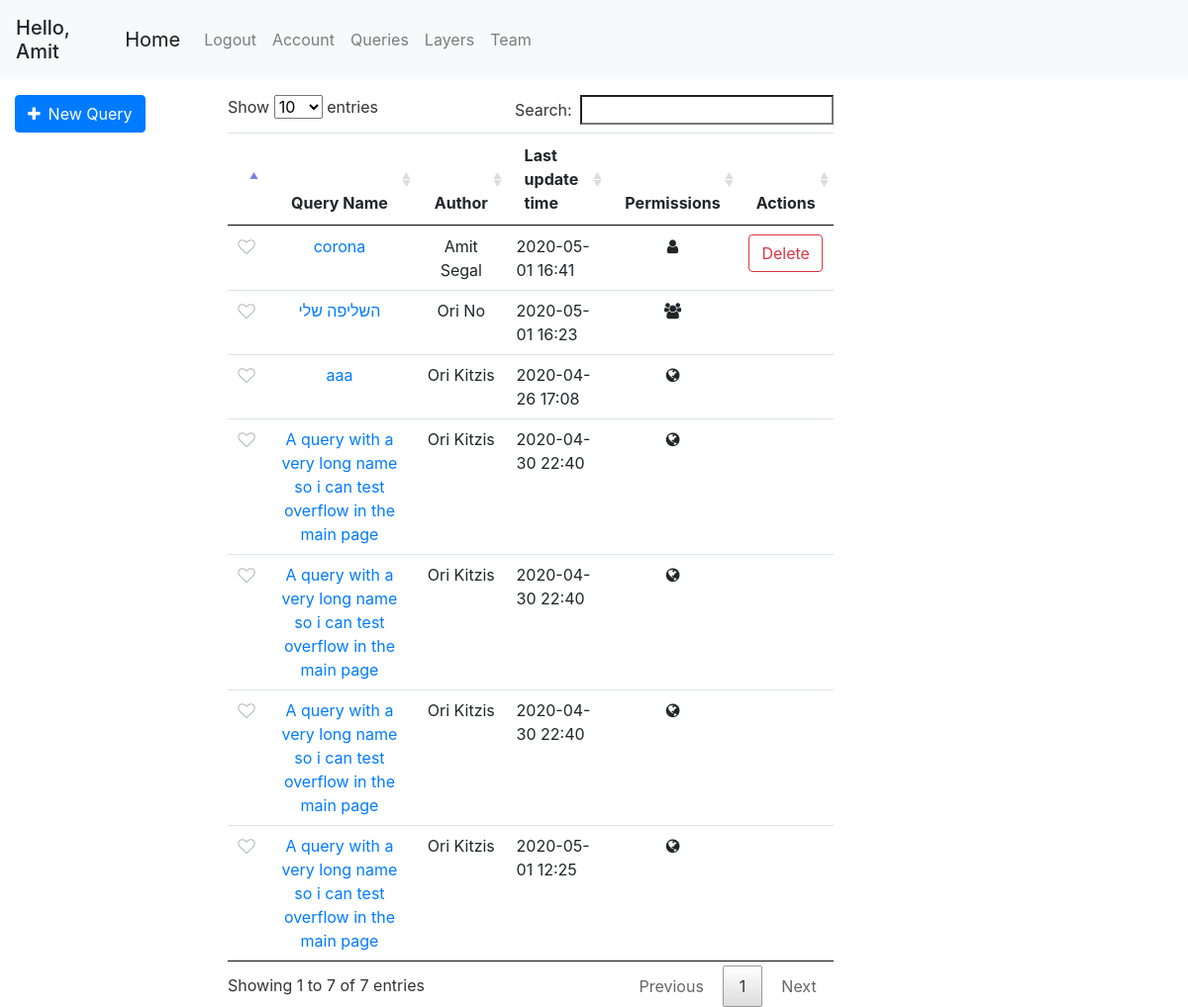
The page /queries (signed in) on the database its author committed.
### geoportal/models.py (models this page shows, shortened)
class User(db.Model, UserMixin):
    id = db.Column(db.Integer, primary_key=True)
    username = db.Column(db.String(20), unique=True, nullable=False)
    email = db.Column(db.String(120), unique=True, nullable=False)
    first_name = db.Column(db.String(20), nullable=False, default='')
    last_name = db.Column(db.String(20), nullable=False, default='')
    password = db.Column(db.String(60), nullable=False)
    team_id = db.Column(db.Integer, db.ForeignKey('team.id'))
    roles = db.relationship('Role', secondary='user_roles')
    layers = db.relationship('Layer', backref='user', lazy=True)
    queries = db.relationship('Query', backref='user', lazy=True)
    preferences = db.relationship('UserPreferences', backref='user', lazy=True)
    @property
    def full_name(self):
        return f'{self.first_name} {self.last_name}'
    def has_role(self, role_name):
        for role in self.roles:
            if role.name == role_name:
                return True
        return False

class Query(db.Model):
    id = db.Column(db.Integer, primary_key=True)
    user_id = db.Column(db.Integer, db.ForeignKey('user.id'), nullable=False, default=0)
    query_name = db.Column(db.String(120))
    db_name = db.Column(db.String(20))
    date_uploaded = db.Column(db.DateTime, nullable=False, default=datetime.datetime.now)
    last_update_time = db.Column(db.DateTime, nullable=False, default=datetime.datetime.now)
    query_text = db.Column(db.Text, nullable=False, default='')
    only_user = db.Column(db.Boolean, default=False)
    only_team = db.Column(db.Boolean, default=False)
    public = db.Column(db.Boolean, default=True)
    parameters = db.relationship('QueryTextParameters', backref='query', lazy=True)
    polygon_parameters = db.relationship('QueryPolygonParameters', backref='query', lazy=True)
    @property
    def pretty_last_update_time(self):
        return self.last_update_time.strftime('%Y-%m-%d %H:%M')

### geoportal/queries/views.py (the view)
@queries.route('/queries')
@login_required
def get_queries():
    queries = get_allowed_queries()
    marked_queries = db.session.query(UserMarkedQuery.query_id).filter_by(user_id=current_user.id).all()
    marked_queries = [query[0] for query in marked_queries]
    return render_template('queries.html', queries=queries, marked_queries=marked_queries)

### geoportal/models.py (called while the page is built)
@login_manager.user_loader
def load_user(user_id):
    return User.query.get(int(user_id))

### geoportal/queries/utils.py (called while the page is built)
def marked_queries_first(queries):
    return sorted(queries, key=lambda query: UserMarkedQuery.query.filter(and_(UserMarkedQuery.query_id == query.id, UserMarkedQuery.user_id == current_user.id)).first() is not None, reverse=True)

def get_allowed_queries():
    if current_user.is_authenticated:
        queries = Query.query.order_by(Query.only_user.desc(), Query.public).all()
        authorized_queries = []
        for query in queries:
            if query.public or (query.only_team and User.query.get(query.user_id).team_id == current_user.team_id) or query.user_id == current_user.id:
                authorized_queries.append(query)
        queries = authorized_queries
        queries = marked_queries_first(queries)
    else:
        queries = Query.query.filter_by(public=True).all()
    return queries

### geoportal/templates/queries.html (shortened to what this page needs)
{% extends "base.html" %}
{% block left_sidebar %}
    <form class="mt-3" action="/query">
        <button class="btn btn-primary"><span class="fa fa-plus mr-2"></span>New Query</button>
    </form>
{% endblock left_sidebar %}
{% block content %}
<div class="col-md-10 mt-3">
    <table id="queries-table" class="table table-hover table-condensed dataTable no-footer">
        <thead style="text-align: center">
            <tr>
                <th></th>
                <th>Query Name</th>
                <th>Author</th>
                <th style="text-align: left">Last update time</th>
                <th>Permissions</th>
                <th>Actions</th>
            </tr>
        </thead>
        <tbody style="text-align: center">
        {% for query in queries %}
            <tr id="{{ query.id }}">
                <td>
                    <div class="pretty p-icon p-toggle p-plain">
                        <div class="state p-off">
                            <i class="icon fa fa-heart-o "></i>
                        </div>
                    </div>
                </td>
                <td > <a href="/query/{{ query.id }}">{{ query.query_name }}</a></td>
                <td>{{ query.user.full_name }}</td>
                <td style="text-align: left">{{ query.pretty_last_update_time }}</td>
                <td>
                    {% if query.only_user %}
                    <span class="fa fa-user"></span>
                    {% elif query.only_team %}
                    <span class="fa fa-users"></span>
                    {% else %}
                    <span class="fa fa-globe"></span>
                    {% endif %}
                </td>
                <td>
                    {% if query.user_id == current_user.id %}
                        <button class="btn btn-outline-danger" onclick="deleteQuery({{ query.id }})">Delete</button>
                    {% endif %}
                </td>
            </tr>
        {% endfor %}
        </tbody>
    </table>
</div>
{% endblock content %}

### geoportal/templates/base.html (shortened to what this page needs)
<!DOCTYPE html>
<html lang="en">
<head>
    <link rel="stylesheet" href="/static/css/bootstrap/bootstrap.min.css"/>
    <link rel="stylesheet" href="/static/css/style.css"/>
    <link rel="stylesheet" href="/static/css/leaflet/leaflet.css"/>
    <link rel="stylesheet" href="/static/css/leaflet/leaflet.draw.css"/>
    <link rel="stylesheet" href="/static/css/dataTable/jquery.dataTables.min.css">
    <link rel="stylesheet" href="https://cdnjs.cloudflare.com/ajax/libs/font-awesome/4.7.0/css/font-awesome.min.css">
    <link rel="stylesheet" href="/static/css/utils/pretty-checkbox.min.css">
    <link rel="stylesheet" href="/static/css/leaflet/leaflet.contextmenu.css">
</head>
<body>
    <header class="site-header">
        <nav class="navbar navbar-expand-lg navbar-fixed-top navbar-light bg-light">
            {% if current_user.is_authenticated %}
            <h5 class="mt-2">Hello, {{ current_user.first_name }}</h5>
            {% endif %}
            <div class="container">
                <a class="navbar-brand" href="{{ url_for('main.home') }}">Home</a>
                <div class="collapse navbar-collapse" id="navbarSupportedContent">
                    <ul class="navbar-nav mr-auto">
                        {% if current_user.is_authenticated %}
                            <li class="nav-item"><a class="nav-link" href="{{ url_for('users.logout') }}">Logout</a></li>
                            <li class="nav-item"><a class="nav-link" href="{{ url_for('users.account') }}">Account</a></li>
                            <li class="nav-item"><a class="nav-link" href="{{ url_for('queries.get_queries') }}">Queries</a></li>
                            <li class="nav-item"><a class="nav-link" href="{{ url_for('mapping.get_layers') }}">Layers</a></li>
                            {% if current_user.team_id %}
                                <li class="nav-item"><a class="nav-link" href="{{ url_for('users.team') }}">Team</a></li>
                            {% else %}
                                <li class="nav-item"><a class="nav-link" href="{{ url_for('users.new_team') }}">Create Team</a></li>
                            {% endif %}
                        {% else %}
                            <li class="nav-item"><a class="nav-link" href="{{ url_for('users.login') }}">Login</a></li>
                            <li class="nav-item"><a class="nav-link" href="{{ url_for('users.register') }}">Register</a></li>
                        {% endif %}
                    </ul>
                </div>
            </div>
        </nav>
    </header>
    <div class="container-fluid" id="content">
        <div class="row">
            <div class="col-md-3 col-lg-2 pr-0 sidebar">
                {% block left_sidebar %}{% endblock %}
            </div>
            <div class="col-md-6 col-lg-8 main">
                {% block content %}{% endblock %}
            </div>
            <div class="col-md-3 col-lg-2 sidebar" id="right-sidebar">
            </div>
        </div>
    </div>
</body>
</html>

### rows shown on the page
User: first_name "Amit"
Query: query_name "corona", user.full_name "Amit Segal", pretty_last_update_time "2020-05-01 16:41", only_user True (drawn)
Query: query_name "השליפה שלי", user.full_name "Ori No", pretty_last_update_time "2020-05-01 16:23", only_user False (drawn)
Query: query_name "aaa", user.full_name "Ori Kitzis", pretty_last_update_time "2020-04-26 17:08", only_user False (drawn)
Query: query_name "A query with a very long name so i can test overflow in the main page", user.full_name "Ori Kitzis", pretty_last_update_time "2020-04-30 22:40", only_user False (drawn)
Query: query_name "A query with a very long name so i can test overflow in the main page", user.full_name "Ori Kitzis", pretty_last_update_time "2020-04-30 22:40", only_user False (drawn)
Query: query_name "A query with a very long name so i can test overflow in the main page", user.full_name "Ori Kitzis", pretty_last_update_time "2020-04-30 22:40", only_user False (drawn)
Query: query_name "A query with a very long name so i can test overflow in the main page", user.full_name "Ori Kitzis", pretty_last_update_time "2020-05-01 12:25", only_user False (drawn)
